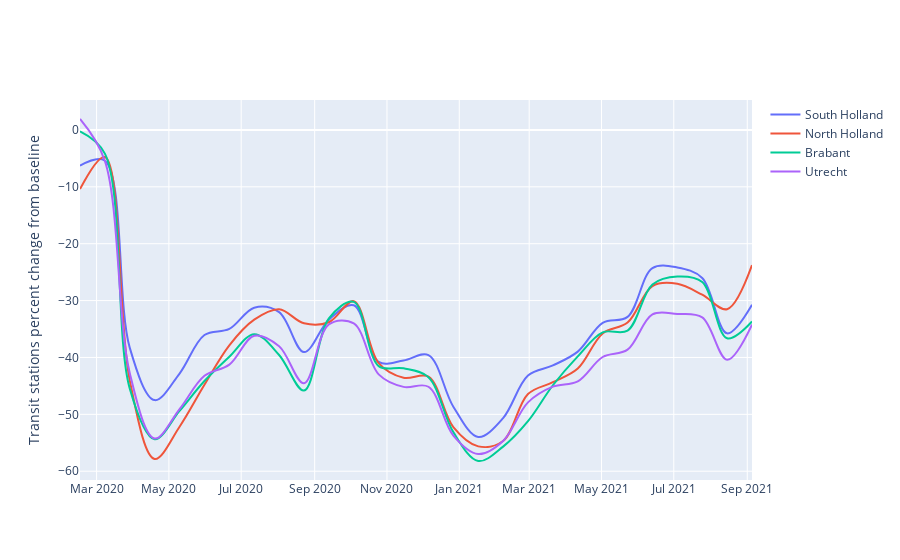

Notebook cell for this chart:
### Markdown cell above
### Remarks

- You donot need to fill areas between the lines for the multiple lines plot here
- [Hint] If you are to use plotly express, you can use `color` argument in [px.line](https://plotly.com/python-api-reference/generated/plotly.express.line)

### Code cell
#Collecting data for different provinces
a = df.loc[df.sub_region_1.str.contains("South Holland", na=False)]
b = df.loc[df.sub_region_1.str.contains("North Holland", na=False)]
c = df.loc[df.sub_region_1.str.contains("Brabant", na=False)]
d = df.loc[df.sub_region_1.str.contains("Utrecht", na=False)]

#Removing noise by sampling per 3 weeks
a.iloc[:,8] = pd.to_datetime(a.iloc[:,8])
a_new = a.resample('3W', on='date').mean()
a_new.reset_index(inplace=True)

b.iloc[:,8] = pd.to_datetime(b.iloc[:,8])
b_new = b.resample('3W', on='date').mean()
b_new.reset_index(inplace=True)

c.iloc[:,8] = pd.to_datetime(c.iloc[:,8])
c_new = c.resample('3W', on='date').mean()
c_new.reset_index(inplace=True)

d.iloc[:,8] = pd.to_datetime(d.iloc[:,8])
d_new = d.resample('3W', on='date').mean()
d_new.reset_index(inplace=True)

#Plotting the figure
fig = go.Figure()

fig.add_trace(go.Scatter(x=a_new.iloc[:,0], y=a_new.iloc[:,6],
                         line_shape='spline', name="South Holland"))
fig.add_trace(go.Scatter(x=b_new.iloc[:,0], y=b_new.iloc[:,6],
                         line_shape='spline',name="North Holland"))
fig.add_trace(go.Scatter(x=c_new.iloc[:,0], y=c_new.iloc[:,6],
                         line_shape='spline',name="Brabant"))
fig.add_trace(go.Scatter(x=d_new.iloc[:,0], y=d_new.iloc[:,6],
                         line_shape='spline',name="Utrecht"))
fig.update_traces(mode='lines')
fig.update_layout(yaxis_title='Transit stations percent change from baseline')

### Figure 1 — Plotly figure (JSON) as saved in the notebook; plotly's stock layout.template omitted (floating-point values rounded to 4 significant figures)
{"data": [{"line": {"shape": "spline"}, "mode": "lines", "name": "South Holland", "type": "scatter", "x": ["2020-02-16T00:00:00", "2020-03-08T00:00:00", "2020-03-29T00:00:00", "2020-04-19T00:00:00", "2020-05-10T00:00:00", "2020-05-31T00:00:00", "2020-06-21T00:00:00", "2020-07-12T00:00:00", "2020-08-02T00:00:00", "2020-08-23T00:00:00", "2020-09-13T00:00:00", "2020-10-04T00:00:00", "2020-10-25T00:00:00", "2020-11-15T00:00:00", "2020-12-06T00:00:00", "2020-12-27T00:00:00", "2021-01-17T00:00:00", "2021-02-07T00:00:00", "2021-02-28T00:00:00", "2021-03-21T00:00:00", "2021-04-11T00:00:00", "2021-05-02T00:00:00", "2021-05-23T00:00:00", "2021-06-13T00:00:00", "2021-07-04T00:00:00", "2021-07-25T00:00:00", "2021-08-15T00:00:00", "2021-09-05T00:00:00"], "y": [-6.291, -5.406, -38.32, -47.5, -42.82, -36.06, -34.99, -31.25, -32.02, -39.06, -33.35, -30.82, -40.79, -40.53, -39.57, -48.66, -53.98, -50.66, -43.19, -41.4, -38.97, -33.91, -32.87, -24.28, -24.18, -26.02, -35.76, -30.75]}, {"line": {"shape": "spline"}, "mode": "lines", "name": "North Holland", "type": "scatter", "x": ["2020-02-16T00:00:00", "2020-03-08T00:00:00", "2020-03-29T00:00:00", "2020-04-19T00:00:00", "2020-05-10T00:00:00", "2020-05-31T00:00:00", "2020-06-21T00:00:00", "2020-07-12T00:00:00", "2020-08-02T00:00:00", "2020-08-23T00:00:00", "2020-09-13T00:00:00", "2020-10-04T00:00:00", "2020-10-25T00:00:00", "2020-11-15T00:00:00", "2020-12-06T00:00:00", "2020-12-27T00:00:00", "2021-01-17T00:00:00", "2021-02-07T00:00:00", "2021-02-28T00:00:00", "2021-03-21T00:00:00", "2021-04-11T00:00:00", "2021-05-02T00:00:00", "2021-05-23T00:00:00", "2021-06-13T00:00:00", "2021-07-04T00:00:00", "2021-07-25T00:00:00", "2021-08-15T00:00:00", "2021-09-05T00:00:00"], "y": [-10.4, -4.757, -44.07, -57.84, -52.17, -44.81, -37.86, -33.36, -31.52, -34.0, -33.81, -30.11, -41.0, -43.58, -43.36, -52.25, -55.63, -54.69, -46.43, -44.35, -41.94, -35.78, -33.87, -27.44, -27.05, -28.97, -31.51, -23.77]}, {"line": {"shape": "spline"}, "mode": "lines", "name": "Brabant", "type": "scatter", "x": ["2020-02-16T00:00:00", "2020-03-08T00:00:00", "2020-03-29T00:00:00", "2020-04-19T00:00:00", "2020-05-10T00:00:00", "2020-05-31T00:00:00", "2020-06-21T00:00:00", "2020-07-12T00:00:00", "2020-08-02T00:00:00", "2020-08-23T00:00:00", "2020-09-13T00:00:00", "2020-10-04T00:00:00", "2020-10-25T00:00:00", "2020-11-15T00:00:00", "2020-12-06T00:00:00", "2020-12-27T00:00:00", "2021-01-17T00:00:00", "2021-02-07T00:00:00", "2021-02-28T00:00:00", "2021-03-21T00:00:00", "2021-04-11T00:00:00", "2021-05-02T00:00:00", "2021-05-23T00:00:00", "2021-06-13T00:00:00", "2021-07-04T00:00:00", "2021-07-25T00:00:00", "2021-08-15T00:00:00", "2021-09-05T00:00:00"], "y": [-0.2414, -4.164, -45.47, -54.38, -49.39, -44.14, -39.88, -35.9, -39.57, -45.82, -33.13, -30.22, -41.51, -41.91, -43.48, -53.13, -58.2, -55.67, -51.21, -44.89, -39.8, -35.58, -35.28, -27.18, -25.79, -26.74, -36.61, -33.67]}, {"line": {"shape": "spline"}, "mode": "lines", "name": "Utrecht", "type": "scatter", "x": ["2020-02-16T00:00:00", "2020-03-08T00:00:00", "2020-03-29T00:00:00", "2020-04-19T00:00:00", "2020-05-10T00:00:00", "2020-05-31T00:00:00", "2020-06-21T00:00:00", "2020-07-12T00:00:00", "2020-08-02T00:00:00", "2020-08-23T00:00:00", "2020-09-13T00:00:00", "2020-10-04T00:00:00", "2020-10-25T00:00:00", "2020-11-15T00:00:00", "2020-12-06T00:00:00", "2020-12-27T00:00:00", "2021-01-17T00:00:00", "2021-02-07T00:00:00", "2021-02-28T00:00:00", "2021-03-21T00:00:00", "2021-04-11T00:00:00", "2021-05-02T00:00:00", "2021-05-23T00:00:00", "2021-06-13T00:00:00", "2021-07-04T00:00:00", "2021-07-25T00:00:00", "2021-08-15T00:00:00", "2021-09-05T00:00:00"], "y": [1.923, -5.457, -42.76, -54.25, -49.08, -43.23, -41.26, -36.19, -38.03, -44.54, -34.18, -34.02, -42.97, -45.17, -45.15, -53.73, -56.98, -54.67, -47.89, -45.13, -44.19, -39.92, -38.63, -32.41, -32.35, -32.96, -40.4, -34.22]}], "layout": {"yaxis": {"title": {"text": "Transit stations percent change from baseline"}}}}
